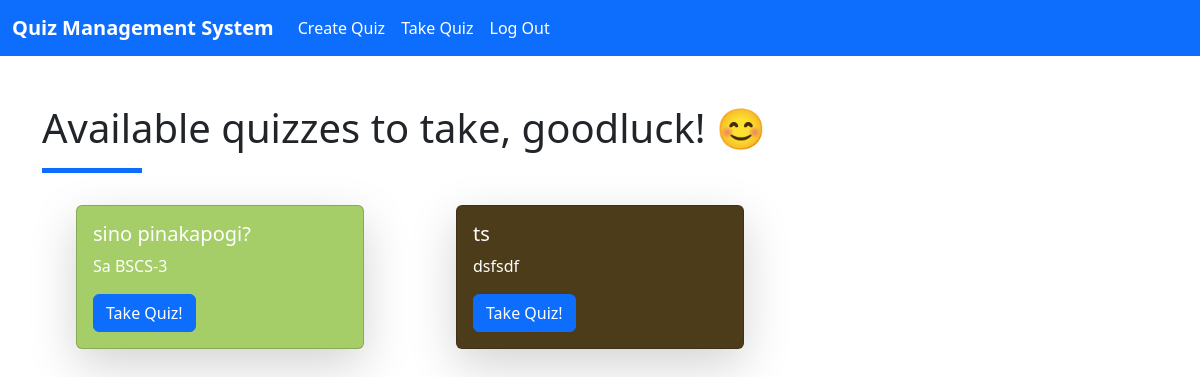
/take, run on an earlier commit of the app's database.
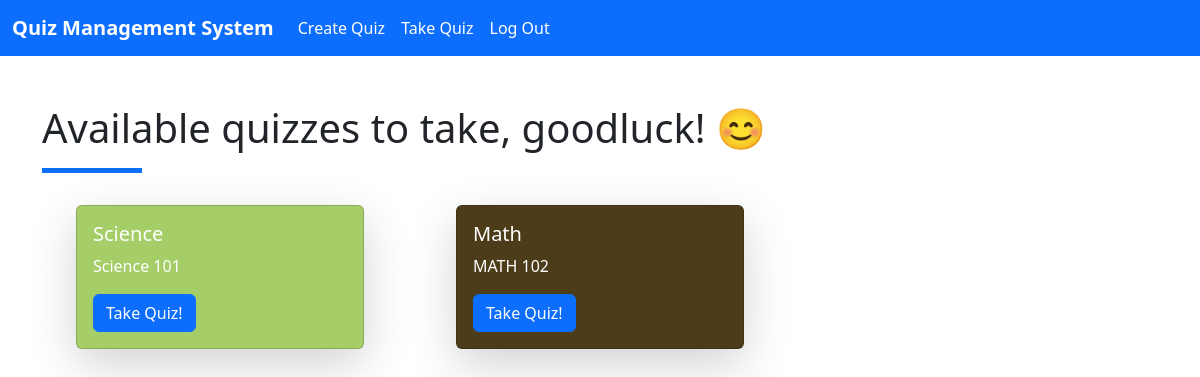
And on a later commit of the database.
### tables this page shows
CREATE TABLE quizzes (
                id INTEGER PRIMARY KEY,
                quizTitle TEXT,
                description TEXT
            );

### main.py (the view)
@app.route("/take",  methods=["POST", "GET"])
def take():
    db = get_db()
    cursor = db.cursor()
    if(request.method == "GET"):
        cursor.execute( '''
            CREATE TABLE IF NOT EXISTS quizzes (
                id INTEGER PRIMARY KEY,
                quizTitle TEXT,
                description TEXT
            );
        ''')
        res = cursor.execute("SELECT * FROM quizzes").fetchall()
        return render_template("take.html", quizzes = res,  bgColor=generate_random_color)

### main.py (called while the page is built)
def generate_random_color():
    color = "#{:06x}".format(random.randint(0, 0xFFFFFF))
    return color

def get_db():
    db = getattr(g, '_database', None)
    if db is None:
        db = g._database = sqlite3.connect("quiz-app.db")
    return db

### templates/take.html
{% extends "base.html" %} {% block content %}
<div class="container mt-5">
  <h1>Available quizzes to take, goodluck! 😊</h1>
  <div class="line bg-primary my-3" style="width: 100px; height: 5px"></div>
  {% if quizzes %}
  <div class="row">
    {% for quiz in quizzes %}
    <div class="col-lg-4 d-flex justify-content-center align-items-center my-3">
      <div
        class="card shadow-lg"
        style="width: 18rem; background: {{bgColor()}}"
      >
        <div class="card-body text-white">
          <h5 class="card-title">{{quiz.1}}</h5>
          <p class="card-text">{{quiz.2}}</p>
          <a
            href="{{ url_for('takeQuiz', quiz_number=quiz.0, quizTitle=quiz.1) }}"
            class="btn btn-primary"
            >Take Quiz!</a
          >
        </div>
      </div>
    </div>
    {%endfor %}
  </div>
  {% else %}
  <p>No quizzes available.</p>
  {% endif %}
</div>
{%endblock %}

What changed in the data, as far as the page shows it:
removed quizzes: quizTitle "sino pinakapogi?", description "Sa BSCS-3"
added quizzes: quizTitle "Science", description "Science 101"
changed quizzes: quizTitle "ts" → "Math"; description "dsfsdf" → "MATH 102"
